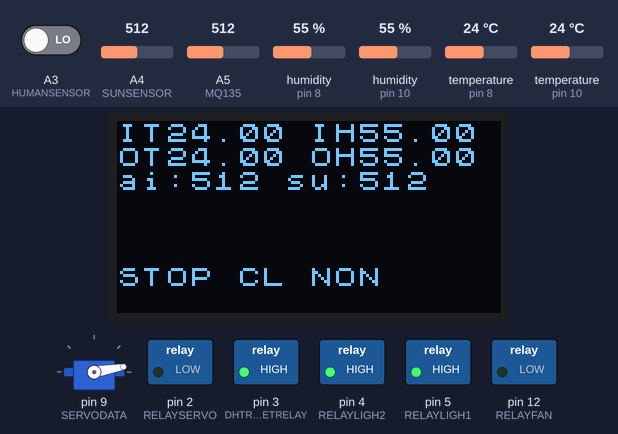
A sketch run on a simulated Arduino Uno, built with avr-gcc and run on an emulated ATmega328P. On the bench: servo, 128×64 one-colour display, switched loads named in the sketch (green lamp = pin HIGH). The test bench sets the inputs (shaded band); at power-on: humidity (sensors on pin 8, pin 10) 55 %, A3 (HUMANSENSOR) LOW, A4 (SUNSENSOR) = 512, A5 (MQ135) = 512, temperature (sensors on pin 8, pin 10) 24 °C. What the sketch prints to the serial monitor is not drawn.

Above: at 2.7 s.
2.8 s: humidity (sensor on pin 8) set to 89 %
At 7.3 s:
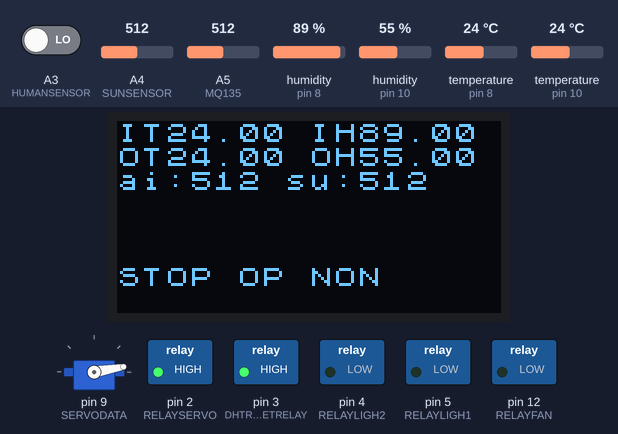
7.6 s: humidity (sensor on pin 8) set to 92 %
At 11.0 s:
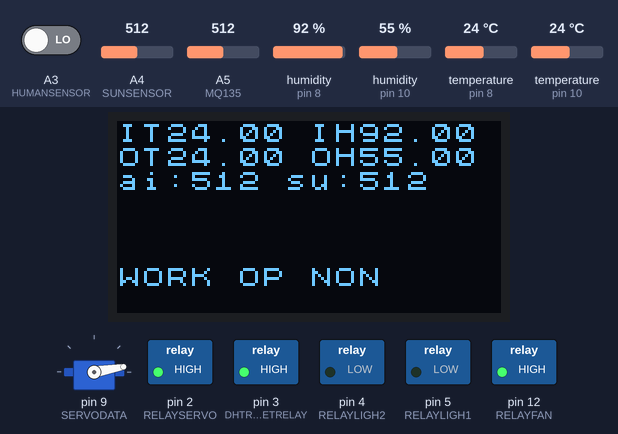
11.6 s: A3 (HUMANSENSOR) driven HIGH
At 12.0 s:
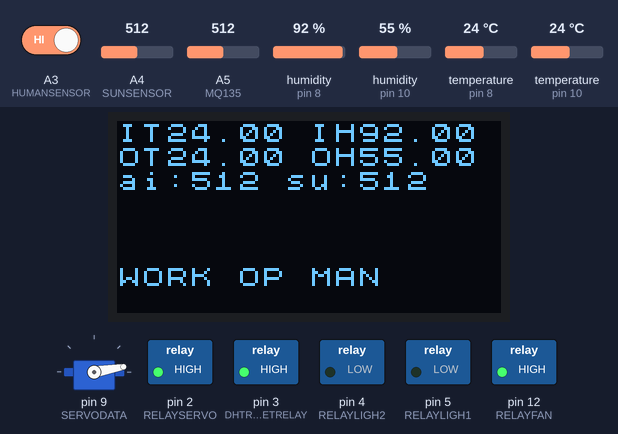
13.1 s: humidity (sensor on pin 10) set to 22 %
At 14.8 s:
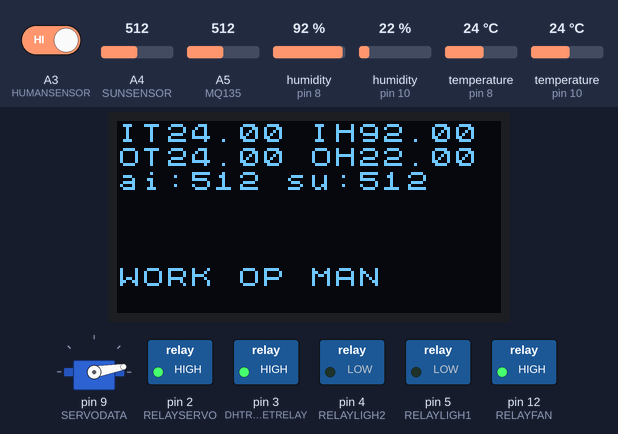
15.6 s: A4 (SUNSENSOR) set to 716
At 16.3 s:
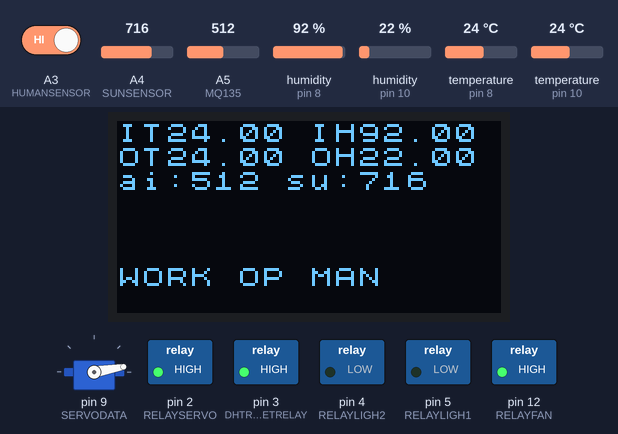
17.5 s: A5 (MQ135) set to 716
At 60.8 s:
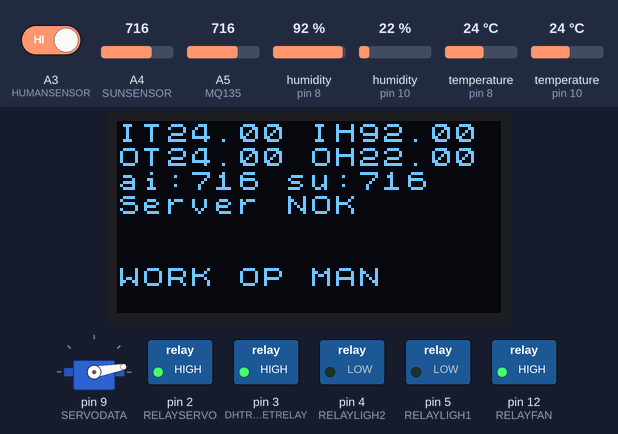
Timing chart, 0 to 61.5 s (numbered marks = the images above; inputs shaded):
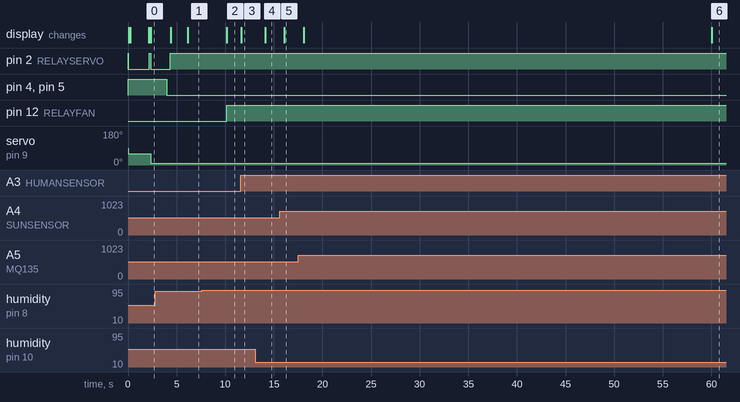

The sketch:

rabbit_barn.ino
```cpp
#include <DHT.h>
#define DHTTYPE DHT22
#include <U8x8lib.h>
#include <Servo.h>
#define DHT22OUTDOOR 8
#define DHT22inDOOR 10
#define RELAYFAN 12
#define RELAYLIGH1 5
#define RELAYLIGH2 4
#define RELAYSERVO 2
#define DISPLAYSCK 6
#define DISPLAYSDA 7
#define MQ135 A5
#define SUNSENSOR A4
#define HUMANSENSOR A3
#define SERVODATA 9
#define SERVOPOSOPEN 10
#define SERVOPOSCLOSE 60
#define SERVOTIMETOOPERATE 2000
#define HUMADETECTEDRESET 600000 // 300000 time span for man detection
#define HOURNIGHT 23
#define HOURDAY  8
#define TASK_SENSORREAD 2000
#define TASK_DATASEND 10000
#define TASK_ESPUPDATE 30000
#define TEMPTHRESHOLD 25
#define HUMIDTHRESHOLD 90
#define FANTIMETOWORK  3600000//3600000  60000
#define FANPAUSE  1200000//  20000
#define BLINDTHRESHOLD 10 //iner temp to open blind
#define DHTRESETRELAY 3
#define DHTRESETTIME 1000
#define SUNTOONLIGHT 600
#define SUNDIFFERENCE 500 //sun sensor mesures les then detected sun is high. the difference SUNTOONLIGHT and SUNDIFFERENCE
							//has to be not less than 0

float tempDifoff = 0;
float tempDifon = 0;
float humidon = 0;
float humidoff =0;
float airDifoff = 0;
float airDifon = 0;
bool ServerConected;
int hour, min;
U8X8_SH1106_128X64_NONAME_SW_I2C u8x8(DISPLAYSCK, DISPLAYSDA);
DHT indoorDHT22(DHT22OUTDOOR, DHTTYPE);
DHT outdoorDHT22(DHT22inDOOR, DHTTYPE);

Servo myservo;
class task;
class Fan;
class Light;
class ventionBlind;
void display(int);
void readsensors();
void sendDataToServer(int index = 1);
void ReadDataSerial();
void resetDHT(bool action = false);
struct sensor {
	bool displayUpdate;
	bool invalidData;
	static bool overallDisplUpdate;
	static int dataReadCounter;

};
bool sensor::overallDisplUpdate = false;
int sensor::dataReadCounter;
struct DHTSensor:public sensor {
	float temp;
	float tempBuf;
	float humid;
	float humidBuf;
	int state;
	char index;
	DHTSensor(char index) {
		this->index = index;
	}
	void store(float temp, float humid) {
		tempBuf += temp;
		humidBuf += humid;
	}
	void update(float temp, float humid) {
		if (this->temp != temp || this->humid != humid) {
			if (isnan(temp) || isnan(humid)) {
				invalidData = true;
			} else {
				display(4);//reset indication if OK
				this->temp = temp;
				this->humid = humid;
				sensor::overallDisplUpdate = false;
				displayUpdate = false;
				if (invalidData) {
					invalidData = false;
					display(4);//reset indication if OK
				}
			}
		}
		tempBuf += temp;
		humidBuf += humid;
	}
	void updateBuf() {
		tempBuf = tempBuf / sensor::dataReadCounter;
		humidBuf = humidBuf / sensor::dataReadCounter;
	}
	void resetBuf() {
		tempBuf = 0;
		humidBuf = 0;
		sensor::dataReadCounter = 0;
	}
	operator const String() {
		String valueToDisplay = String(index)+"T" + String(temp) + " " + String(index) +"H" + String(humid);
		return valueToDisplay;
	}

};
DHTSensor DHTInDoor('I');
DHTSensor DHTOutDoor('O');
struct sunAndAir :public sensor {
	int value;
	int valueBuf;
	void update(int value) {
		if (this->value != value) {
			this->value = value;
			sensor::overallDisplUpdate = false;
			displayUpdate = false;
			invalidData = false;
			if (value == 0) {
				invalidData = true;
			}

		}
		valueBuf += value;
	}
	void updateBuf() {
		valueBuf = valueBuf / sensor::dataReadCounter;
	}
	void resetBuf() {
		valueBuf = 0;
		sensor::dataReadCounter = 0;
	}
}sun, air;
struct Man :public sensor {
	bool detected;
	bool active;
	unsigned long lastDetected;
	void update(bool detected) {
		if (this->detected != detected) {
			this->detected = detected;
			sensor::overallDisplUpdate = false;
			displayUpdate = false;
			lastDetected = millis();
			invalidData = false;
		}else{
			if(!detected && lastDetected+ HUMADETECTEDRESET < millis())	invalidData = true; // used for light activation
		}
	}
}man;
class ventionBlind {
	unsigned long timeBegin;
	bool startOpen;
	bool startClose;
public:
	bool open=true;
	bool forceClose;
	bool blindTempToOpen;
	bool automatedOperation = true;
	void set(int index) {// set 0 to force close, 1-force open, 2-automated oparation
		switch (index) {
		case 0: forceClose = true; automatedOperation = false; break;
		case 1: forceClose = false; automatedOperation = false; break;
		case 2: automatedOperation = true; break;
		default:break;
		}
	}
	void setToValue(int index) {
		digitalWrite(RELAYSERVO, LOW);
		myservo.write(index);
		delay(1000);
		digitalWrite(RELAYSERVO, HIGH);
	}
	void check() {
		if (!automatedOperation) {
			if (forceClose)closeBlind();
			else openBlind();
		}
		else {
			if (blindTempToOpen) openBlind();
			else closeBlind();
		}
	}
	bool openBlind() {
		if (!open || startClose) {
			if (!startOpen) {
				digitalWrite(RELAYSERVO, LOW);
				startOpen = true;
				timeBegin = millis();
				myservo.write(SERVOPOSOPEN);
				open = false; //reset open in case if while open execution close function is called
				display(7);
				startClose = false;
				return false;
			}
			else {
				if (millis() > timeBegin + SERVOTIMETOOPERATE) {
					digitalWrite(RELAYSERVO, HIGH);
					startOpen = false;
					open = true;
					display(7);
					return true;
				}
				else return false;
			}
		}
		else return true;
	}
	bool closeBlind() {
		if (open || startOpen) {
			if (!startClose) {
				digitalWrite(RELAYSERVO, LOW);
				startClose = true;
				timeBegin = millis();
				myservo.write(SERVOPOSCLOSE);
				open = true; //reset open in case if while close execution open function is called
				display(7);
				startOpen = false;
				return false;
			}
			else {
				if (millis() > timeBegin + SERVOTIMETOOPERATE) {
					digitalWrite(RELAYSERVO, HIGH);
					startClose = false;

					open = false;
					display(7);
					return true;
				}
				else return false;
			}
		}
		else return true;
	}
} blind;

class task {
public:
	unsigned long period;
	bool ignor = false;
	void reLoop() {
		taskLoop = millis();
	};
	bool check() {
		if (!ignor) {
			if (millis() - taskLoop > period) {
				taskLoop = millis();
				return true;
			}
		}
		return false;
	}
	void StartLoop(unsigned long shift) {
		taskLoop = millis() + shift;
	}
	task(unsigned long t) {
		period = t;
	}
	task() {
		period = 1000;
	}
private:
	unsigned long taskLoop;
};
task task_SensorRead(TASK_SENSORREAD);
task task_dataSend(TASK_DATASEND);
task task_CheckRespons(60000);
task task_ESPupdate(TASK_ESPUPDATE);
task task_resetDHT(DHTRESETTIME);


struct Light
{
	bool light1;
	bool light2;
	bool night;
	bool automatedOperation=true;
	void check(int detectedSun) {
		if (automatedOperation) {
			if (!night) { //day routine
				if (light1 && light2) {
					if (detectedSun < SUNTOONLIGHT - SUNDIFFERENCE) { // idealy shoule never get here
						light1 = false; light2 = false;
					}
				}
				else {
					if (detectedSun > SUNTOONLIGHT) { //switch on in the evening
						light1 = true; light2 = true;
					}
				}
			}
			else { // night routene
				if (man.invalidData) {
					if (light1 && light2) {
						light1 = false; light2 = false; // night time switch off
					}
				}
				else {
					if (!light1 && !light2) {
						light1 = true; light2 = true; // if human detected light on
					}
				}
			}
		}
		if (hour >= HOURNIGHT || hour<= HOURDAY) night = true;
		else night = false;
		if (light1) digitalWrite(RELAYLIGH1, LOW);
		else digitalWrite(RELAYLIGH1, HIGH);
		if (light2) digitalWrite(RELAYLIGH2, LOW);
		else digitalWrite(RELAYLIGH2, HIGH);
	}

	void set(int index) { //set 0 to switch both off, 1: 1-on 2-off, 2: 1-off, 1-on, 3: both on, 3- automated loght oparation
							//4-automated operation, 5-night mode; 6-day mode
		switch (index) {
		case 0: light1 = false; light2 = false; automatedOperation = false; break;
		case 1: light1 = true; light2 = false; automatedOperation = false; break;
		case 2: light1 = false; light2 = true; automatedOperation = false; break;
		case 3: light1 = true; light2 = true; automatedOperation = false; break;
		case 4: automatedOperation = true; break;
		case 5: night = true; automatedOperation = true; break;
		case 6: night = false;  automatedOperation = true; break;
		default:break;
		}

	}
} light;

class Fan {
	bool oneTimeStart;
public:
	bool on;
	bool switchedOnTemp;
	bool switchedOnAir;
	bool switchedOnHumid;
	bool pauseOn;
	unsigned long setTimeToWork;
	unsigned long pauseStart;
	unsigned long lastCheck;
	void stop() {
		on = false;
		pauseOn = false;
		oneTimeStart = false;
		display(7);
		setTimeToWork = 0;
		pauseStart = 0;
		lastCheck = 0;
		digitalWrite(RELAYFAN, LOW);
		blind.set(2);//set automated operation
	}
	bool start(unsigned long time = FANTIMETOWORK) {
		if (!on) {
			if (!switchedOnTemp && !switchedOnAir && !switchedOnHumid) oneTimeStart = true;//set TRUE in case if the start() is called by telegram
			on = true;
			pauseOn = false;
			setTimeToWork = time;
			lastCheck = millis();
			display(7);
			blind.set(1);//focre open
			digitalWrite(RELAYFAN, HIGH);
			return true;
		}
		return false;
	}
	void pauseActivate() {
		pauseStart = millis();
		pauseOn = true;
		on = false;
		digitalWrite(RELAYFAN, LOW);
		setTimeToWork = 0;
		display(7);
	}
	void check() {
		if (on) {
			if (millis() - lastCheck > setTimeToWork) {
				if (!switchedOnTemp && !switchedOnAir && !switchedOnHumid) stop();
				else pauseActivate();
			}
		}
		if (pauseOn) {
			if (millis() - pauseStart > FANPAUSE)start();
		}
		if (pauseOn && !switchedOnTemp && !switchedOnAir && !switchedOnHumid) stop();//complite stop if while pause fan is deactivated
		if (!pauseOn) {
			if (switchedOnTemp || switchedOnAir || switchedOnHumid) start();//start by switchedOn
		}
		if (on && !oneTimeStart && !switchedOnTemp && !switchedOnAir && !switchedOnHumid) stop();
	}
} fan;
void display(int index=0) {
	String line;
	if (!man.displayUpdate || index == 7) {
		if (fan.on) line = "WORK ";
		else if(fan.pauseOn) line = "PAUS ";
		else line = "STOP ";
		if (blind.open) line.concat("OP ");
		else line.concat("CL ");
		if (man.detected && !man.invalidData) line.concat("MAN");
		else line.concat("NON");
		const char* lineptr = line.c_str();
		u8x8.drawString(0, 6, lineptr);
		man.displayUpdate = true;
	}
	if (!DHTInDoor.displayUpdate) {
		line = DHTInDoor;
		const char* lineptr = line.c_str();
		u8x8.drawString(0, 0, lineptr);
		DHTInDoor.displayUpdate = true;
	}
	if (!DHTOutDoor.displayUpdate) {
		line = DHTOutDoor;
		const char* lineptr = line.c_str();
		DHTOutDoor.displayUpdate = true;
		u8x8.drawString(0, 1, lineptr);
		}
	if (!air.displayUpdate || !sun.displayUpdate) {
		line = "ai:" + String(air.value) + " su:" + String(sun.value)+"  ";
		air.displayUpdate = true;
		sun.displayUpdate = true;
		const char* lineptr = line.c_str();
		u8x8.drawString(0, 2, lineptr);
	}
	if (index == 3) {
		if (ServerConected) line = "Server OK ";
		else line = "Server NOK";
		const char* lineptr = line.c_str();
		u8x8.drawString(0, 3, lineptr);
	}
	if (index == 4) {
		if (DHTInDoor.invalidData) {
			line = "tIN NaN";
			if (DHTOutDoor.invalidData) line.concat("tOUTNaN");
			}
		else if(DHTOutDoor.invalidData) line="tOUTNaN       ";
		if (!DHTOutDoor.invalidData && !DHTInDoor.invalidData) line = "              ";
		const char* lineptr = line.c_str();
		u8x8.drawString(0, 4, lineptr);
	}
	if (index == 6) {
		line = String(hour)+":"+String(min);
		if (light.night)line += " NIGHT";
		else line += " DAY  ";
		const char* lineptr = line.c_str();
		u8x8.drawString(0, 5, lineptr);
	}
	sensor::overallDisplUpdate = true;

}

void readsensors() {
	indoorDHT22.read();
	outdoorDHT22.read();
	DHTInDoor.update(indoorDHT22.readTemperature(), indoorDHT22.readHumidity());
	DHTOutDoor.update(outdoorDHT22.readTemperature(), outdoorDHT22.readHumidity());
	if (DHTInDoor.invalidData || DHTOutDoor.invalidData)resetDHT();
	sun.update( analogRead(SUNSENSOR));
	air.update(analogRead(MQ135));
	++sensor::dataReadCounter;
}
void resetDHT(bool action) {
	if (!action) {
		digitalWrite(DHTRESETRELAY, LOW);
		task_resetDHT.ignor = false;
	}
	else {
		digitalWrite(DHTRESETRELAY, HIGH);
		task_resetDHT.ignor = true;
	}
	display(4);
}
void sendDataToServer(int index) {
	if (!index) {
		String LogString = "Device:1;get:3;tempInDoor,humidInDoor,tempOutDoor,humidOurDoor,sunlight,air,state;";
		Serial.println(LogString);
		return;
	}
	byte state = B00000000;// construction of state
	if (!man.invalidData)bitWrite(state, 0, 1);
	if (fan.on)bitWrite(state, 1, 1);
	if (blind.open)bitWrite(state, 2, 1);
	if (blind.automatedOperation)bitWrite(state, 3, 1);
	if (light.light1)bitWrite(state, 4, 1);
	if (light.light2)bitWrite(state, 5, 1);
	if (light.light1)bitWrite(state, 6, 1);
	if (light.light1)bitWrite(state, 7, 1);
	if (index == 2) Serial.println("temp:" + String(DHTInDoor.temp) + ";humid:" + String(DHTInDoor.humid) +
		+";air:" + String(air.value) + ";status:" + String(state) + ";"); //send data to ESP
	else {
		DHTInDoor.updateBuf();
		DHTOutDoor.updateBuf();
		sun.updateBuf();
		air.updateBuf();
		String data2Send = "Device:1;get:2;";
		Serial.println(data2Send + String(DHTInDoor.tempBuf) + "," + String(DHTInDoor.humidBuf) + "," +
			String(DHTOutDoor.tempBuf) + "," + String(DHTOutDoor.humidBuf) + "," + String(sun.valueBuf) + "," +
			String(air.valueBuf) + "," + String(state) + ";"); //to server

		DHTInDoor.resetBuf();
		DHTOutDoor.resetBuf();
		sun.resetBuf();
		air.resetBuf();
	}
}
void ReadDataSerial() {
	unsigned long temp;
	int  index = 0;
	String message;
	while (Serial.available()) {
		message = Serial.readStringUntil('\r');
		Serial.println(message);
		if (get_field_value(message, "connected:", &temp, &index)) {
			task_CheckRespons.reLoop();
			ServerConected = true;
			display(3);
		}
		else if (get_field_value(message, "hour:", &temp, &index)) {
			hour = (int)temp;
			get_field_value(message, "min:", &temp, &index);
			min = (int)temp;
			display(6);
		}
		else if (get_field_value(message, "tempDifoff:", &temp, &index))tempDifoff = int(temp);
		else if (get_field_value(message, "tempDifon:", &temp, &index))tempDifon = int(temp);
		else if (get_field_value(message, "humidon:", &temp, &index))humidon = int(temp);
		else if (get_field_value(message, "humidoff:", &temp, &index))humidoff = int(temp);
		else if (get_field_value(message, "airDifoff:", &temp, &index))airDifoff = int(temp);
		else if (get_field_value(message, "airDifon:", &temp, &index))airDifon = int(temp);
		else if (get_field_value(message, "getsetting:", &temp, &index))sendSettings();
		else if (get_field_value(message, "fanstart:", &temp, &index))fan.start(temp);//temp set time to work miliss
		else if (get_field_value(message, "lightset:", &temp, &index))light.set(int(temp)); //set 0 to switch both off, 1: 1-on 2-off, 2: 1-off, 1-on, 3: both on, 3- automated loght oparation
																		//4-automated operation, 5-night mode; 6-day mode
		else if (get_field_value(message, "venetionBlind:", &temp, &index)) blind.set(int(temp));// set 0 to force close, 1-force open, 2-automated oparation
		else if (get_field_value(message, "blindSetValue:", &temp, &index)) blind.setToValue(int(temp));//
		else if (get_field_value(message, "getLogString:", &temp, &index))sendDataToServer(0);//send LogString

	}
}
void sendSettings() {
	String data2Send = "Device:1;settings:;tempDifoff:";
	data2Send.concat(tempDifoff);
	data2Send.concat(";tempDifon:");
	data2Send.concat(tempDifon);
	data2Send.concat(";humidon:");
	data2Send.concat(humidon);
	data2Send.concat(";humidoff:");
	data2Send.concat(humidoff);
	data2Send.concat(";airDifoff:");
	data2Send.concat(airDifoff);
	data2Send.concat(";airDifon:");
	data2Send.concat(airDifon);
	data2Send.concat(";");
	Serial.println(data2Send);
}
bool get_field_value(String Message, String field, unsigned long* value, int* index) {
	int fieldBegin = Message.indexOf(field) + field.length();
	int check_field = Message.indexOf(field);
	int ii = 0;
	*value = 0;
	*index = 0;
	bool indFloat = false;
	if (check_field != -1) {
		int filedEnd = Message.indexOf(';', fieldBegin);
		if (filedEnd == -1) { return false; }
		int i = 1;
		char ch = Message[filedEnd - i];
		while (ch != ' ' && ch != ':') {
			if (isDigit(ch)) {
				int val = ch - 48;
				if (!indFloat)ii = i - 1;
				else ii = i - 2;
				*value = *value + ((val * pow(10, ii)));
			}
			else if (ch == '.') { *index = i - 1; indFloat = true; }
			i++;
			if (i > (filedEnd - fieldBegin + 1) || i > 10)break;
			ch = Message[filedEnd - i];
		}

	}
	else return false;
	return true;
}
void setup() {
	Serial.begin(9600);
	indoorDHT22.begin();
	outdoorDHT22.begin();
	Serial.println("Start");
	myservo.attach(SERVODATA);
	pinMode(RELAYFAN, OUTPUT);
	pinMode(RELAYLIGH1, OUTPUT);
	pinMode(RELAYLIGH2, OUTPUT);
	pinMode(RELAYSERVO, OUTPUT);
	pinMode(DHTRESETRELAY, OUTPUT);
	digitalWrite(DHTRESETRELAY, HIGH);
	digitalWrite(RELAYFAN, LOW);
	digitalWrite(RELAYLIGH1, HIGH);
	digitalWrite(RELAYLIGH2, HIGH);
	digitalWrite(RELAYSERVO, HIGH);
	pinMode(HUMANSENSOR, INPUT);
	pinMode(SUNSENSOR, INPUT);
	pinMode(MQ135, INPUT);
	u8x8.begin();
	u8x8.setFont(u8x8_font_chroma48medium8_r);
	blind.closeBlind();
	task_resetDHT.ignor = true;
}

void loop() {
	if (!sensor::overallDisplUpdate) display();
	if (task_SensorRead.check()) {
		readsensors();
		light.check(sun.value);

	}
	if(task_ESPupdate.check())   sendDataToServer(2);
	if (task_dataSend.check()) sendDataToServer(1);
	if (Serial.available()>0)ReadDataSerial();
	man.update(digitalRead(HUMANSENSOR));
	blind.check();
	fan.check();
	if (DHTInDoor.temp > DHTOutDoor.temp) {
		if (DHTInDoor.temp > TEMPTHRESHOLD+ tempDifon)fan.switchedOnTemp = true;
	}
	if (fan.switchedOnTemp) {
		if(DHTInDoor.temp < TEMPTHRESHOLD + tempDifoff) fan.switchedOnTemp = false;
	}
	if (DHTInDoor.humid > DHTOutDoor.humid) {
		if (DHTInDoor.humid > HUMIDTHRESHOLD + humidon)fan.switchedOnHumid = true;
	}
	if (fan.switchedOnHumid) {
		if (DHTInDoor.humid < HUMIDTHRESHOLD + humidoff) fan.switchedOnHumid = false;
	}
	if (DHTInDoor.temp > BLINDTHRESHOLD+1)blind.blindTempToOpen=true;
	else if (DHTInDoor.temp < BLINDTHRESHOLD )blind.blindTempToOpen = false;
	if (task_CheckRespons.check()) {
		ServerConected = false;
		display(3);
	}
	if (task_resetDHT.check())resetDHT(true);
}
```

Measured:
- the behaviour switches between 90 and 91 % on humidity (sensor on pin 8) (found by bisection; images 1 and 2)
- after the input at 2.8 s, the display: first differs from a run without the input after 3.3 s (image 1)
- after the input at 7.6 s, pin 12 (RELAYFAN): LOW → HIGH after 2.6 s; the display: first changes after 2.5 s (image 2 shows a later state)
- after the input at 11.6 s, the display: changes at once (image 3)
- after the input at 13.1 s, the display: changes after 1.0 s (image 4)
- after the input at 15.6 s, the display: changes after 0.47 s (image 5)
- after the input at 17.5 s, the display: first changes after 0.58 s (image 6 shows a later state)
